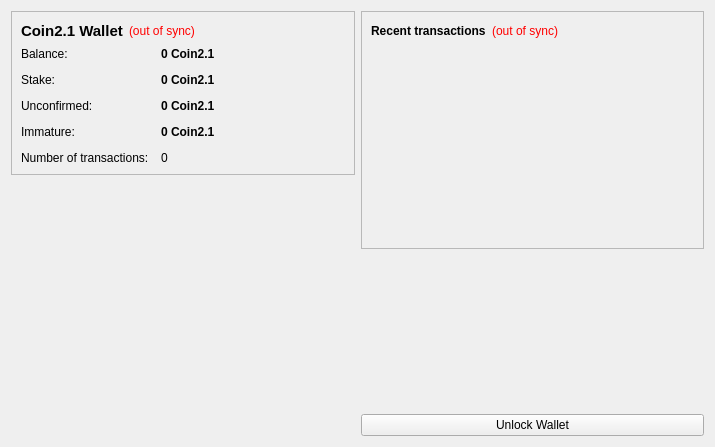
<?xml version="1.0" encoding="UTF-8"?>
<ui version="4.0">
 <class>OverviewPage</class>
 <widget class="QWidget" name="OverviewPage">
  <property name="geometry">
   <rect>
    <x>0</x>
    <y>0</y>
    <width>715</width>
    <height>447</height>
   </rect>
  </property>
  <property name="windowTitle">
   <string>Form</string>
  </property>
  <layout class="QHBoxLayout" name="horizontalLayout" stretch="1,1">
   <item>
    <layout class="QVBoxLayout" name="verticalLayout_2">
     <item>
      <widget class="QFrame" name="frame">
       <property name="frameShape">
        <enum>QFrame::StyledPanel</enum>
       </property>
       <property name="frameShadow">
        <enum>QFrame::Raised</enum>
       </property>
       <layout class="QVBoxLayout" name="verticalLayout_4">
        <item>
         <layout class="QHBoxLayout" name="horizontalLayout_4">
          <item>
           <widget class="QLabel" name="label_5">
            <property name="font">
             <font>
              <pointsize>11</pointsize>
              <weight>75</weight>
              <bold>true</bold>
             </font>
            </property>
            <property name="text">
             <string>Coin2.1 Wallet</string>
            </property>
           </widget>
          </item>
          <item>
           <widget class="QLabel" name="labelWalletStatus">
            <property name="toolTip">
             <string>The displayed information may be out of date. Your wallet automatically synchronizes with the Coin2.1 network after a connection is established, but this process has not completed yet.</string>
            </property>
            <property name="styleSheet">
             <string notr="true">QLabel { color: red; }</string>
            </property>
            <property name="text">
             <string notr="true">(out of sync)</string>
            </property>
            <property name="alignment">
             <set>Qt::AlignLeading|Qt::AlignLeft|Qt::AlignVCenter</set>
            </property>
           </widget>
          </item>
          <item>
           <spacer name="horizontalSpacer_2">
            <property name="orientation">
             <enum>Qt::Horizontal</enum>
            </property>
            <property name="sizeHint" stdset="0">
             <size>
              <width>40</width>
              <height>20</height>
             </size>
            </property>
           </spacer>
          </item>
         </layout>
        </item>
        <item>
         <layout class="QFormLayout" name="formLayout_2">
          <property name="fieldGrowthPolicy">
           <enum>QFormLayout::AllNonFixedFieldsGrow</enum>
          </property>
          <property name="horizontalSpacing">
           <number>12</number>
          </property>
          <property name="verticalSpacing">
           <number>12</number>
          </property>
          <item row="0" column="0">
           <widget class="QLabel" name="label">
            <property name="text">
             <string>Balance:</string>
            </property>
           </widget>
          </item>
          <item row="0" column="1">
           <widget class="QLabel" name="labelBalance">
            <property name="font">
             <font>
              <weight>75</weight>
              <bold>true</bold>
             </font>
            </property>
            <property name="cursor">
             <cursorShape>IBeamCursor</cursorShape>
            </property>
            <property name="toolTip">
             <string>Your current balance</string>
            </property>
            <property name="text">
             <string notr="true">0 Coin2.1</string>
            </property>
            <property name="textInteractionFlags">
             <set>Qt::LinksAccessibleByMouse|Qt::TextSelectableByKeyboard|Qt::TextSelectableByMouse</set>
            </property>
           </widget>
          </item>
          <item row="1" column="0">
           <widget class="QLabel" name="label_6">
            <property name="text">
             <string>Stake:</string>
            </property>
           </widget>
          </item>
          <item row="1" column="1">
           <widget class="QLabel" name="labelStake">
            <property name="font">
             <font>
              <weight>75</weight>
              <bold>true</bold>
             </font>
            </property>
            <property name="cursor">
             <cursorShape>IBeamCursor</cursorShape>
            </property>
            <property name="toolTip">
             <string>Total of coins that was staked, and do not yet count toward the current balance</string>
            </property>
            <property name="text">
             <string notr="true">0 Coin2.1</string>
            </property>
            <property name="textInteractionFlags">
             <set>Qt::LinksAccessibleByMouse|Qt::TextSelectableByKeyboard|Qt::TextSelectableByMouse</set>
            </property>
           </widget>
          </item>
          <item row="2" column="0">
           <widget class="QLabel" name="label_3">
            <property name="text">
             <string>Unconfirmed:</string>
            </property>
           </widget>
          </item>
          <item row="2" column="1">
           <widget class="QLabel" name="labelUnconfirmed">
            <property name="font">
             <font>
              <weight>75</weight>
              <bold>true</bold>
             </font>
            </property>
            <property name="cursor">
             <cursorShape>IBeamCursor</cursorShape>
            </property>
            <property name="toolTip">
             <string>Total of transactions that have yet to be confirmed, and do not yet count toward the current balance</string>
            </property>
            <property name="text">
             <string notr="true">0 Coin2.1</string>
            </property>
            <property name="textInteractionFlags">
             <set>Qt::LinksAccessibleByMouse|Qt::TextSelectableByKeyboard|Qt::TextSelectableByMouse</set>
            </property>
           </widget>
          </item>
          <item row="3" column="0">
           <widget class="QLabel" name="labelImmatureText">
            <property name="text">
             <string>Immature:</string>
            </property>
           </widget>
          </item>
          <item row="3" column="1">
           <widget class="QLabel" name="labelImmature">
            <property name="font">
             <font>
              <weight>75</weight>
              <bold>true</bold>
             </font>
            </property>
            <property name="toolTip">
             <string>Mined balance that has not yet matured</string>
            </property>
            <property name="text">
             <string notr="true">0 Coin2.1</string>
            </property>
            <property name="textInteractionFlags">
             <set>Qt::LinksAccessibleByMouse|Qt::TextSelectableByKeyboard|Qt::TextSelectableByMouse</set>
            </property>
           </widget>
          </item>
          <item row="4" column="0">
           <widget class="QLabel" name="label_2">
            <property name="text">
             <string>Number of transactions:</string>
            </property>
           </widget>
          </item>
          <item row="4" column="1">
           <widget class="QLabel" name="labelNumTransactions">
            <property name="toolTip">
             <string>Total number of transactions in wallet</string>
            </property>
            <property name="text">
             <string notr="true">0</string>
            </property>
           </widget>
          </item>
         </layout>
        </item>
       </layout>
      </widget>
     </item>
     <item>
      <spacer name="verticalSpacer">
       <property name="orientation">
        <enum>Qt::Vertical</enum>
       </property>
       <property name="sizeHint" stdset="0">
        <size>
         <width>20</width>
         <height>40</height>
        </size>
       </property>
      </spacer>
     </item>
     <item>
      <widget class="QLabel" name="coin2">
       <property name="text">
        <string/>
       </property>
       <property name="scaledContents">
        <bool>true</bool>
       </property>
       <property name="alignment">
        <set>Qt::AlignCenter</set>
       </property>
       <property name="margin">
        <number>-2</number>
       </property>
      </widget>
     </item>
    </layout>
   </item>
   <item>
    <layout class="QVBoxLayout" name="verticalLayout_3">
     <item>
      <widget class="QFrame" name="frame_2">
       <property name="frameShape">
        <enum>QFrame::StyledPanel</enum>
       </property>
       <property name="frameShadow">
        <enum>QFrame::Raised</enum>
       </property>
       <layout class="QVBoxLayout" name="verticalLayout">
        <item>
         <layout class="QHBoxLayout" name="horizontalLayout_2">
          <item>
           <widget class="QLabel" name="label_4">
            <property name="text">
             <string>&lt;b&gt;Recent transactions&lt;/b&gt;</string>
            </property>
           </widget>
          </item>
          <item>
           <widget class="QLabel" name="labelTransactionsStatus">
            <property name="toolTip">
             <string>The displayed information may be out of date. Your wallet automatically synchronizes with the Coin2.1 network after a connection is established, but this process has not completed yet.</string>
            </property>
            <property name="styleSheet">
             <string notr="true">QLabel { color: red; }</string>
            </property>
            <property name="text">
             <string notr="true">(out of sync)</string>
            </property>
            <property name="alignment">
             <set>Qt::AlignRight|Qt::AlignTrailing|Qt::AlignVCenter</set>
            </property>
           </widget>
          </item>
          <item>
           <spacer name="horizontalSpacer">
            <property name="orientation">
             <enum>Qt::Horizontal</enum>
            </property>
            <property name="sizeHint" stdset="0">
             <size>
              <width>40</width>
              <height>20</height>
             </size>
            </property>
           </spacer>
          </item>
         </layout>
        </item>
        <item>
         <widget class="QListView" name="listTransactions">
          <property name="styleSheet">
           <string notr="true">QListView { background: transparent; }</string>
          </property>
          <property name="frameShape">
           <enum>QFrame::NoFrame</enum>
          </property>
          <property name="verticalScrollBarPolicy">
           <enum>Qt::ScrollBarAlwaysOff</enum>
          </property>
          <property name="horizontalScrollBarPolicy">
           <enum>Qt::ScrollBarAlwaysOff</enum>
          </property>
          <property name="selectionMode">
           <enum>QAbstractItemView::NoSelection</enum>
          </property>
         </widget>
        </item>
       </layout>
      </widget>
     </item>
     <item>
      <spacer name="verticalSpacer_2">
       <property name="orientation">
        <enum>Qt::Vertical</enum>
       </property>
       <property name="sizeHint" stdset="0">
        <size>
         <width>20</width>
         <height>40</height>
        </size>
       </property>
      </spacer>
     </item>
     <item>
      <widget class="QPushButton" name="unlockWalletButton">
       <property name="text">
        <string>Unlock Wallet</string>
       </property>
      </widget>
     </item>
    </layout>
   </item>
  </layout>
 </widget>
 <resources/>
 <connections/>
</ui>
